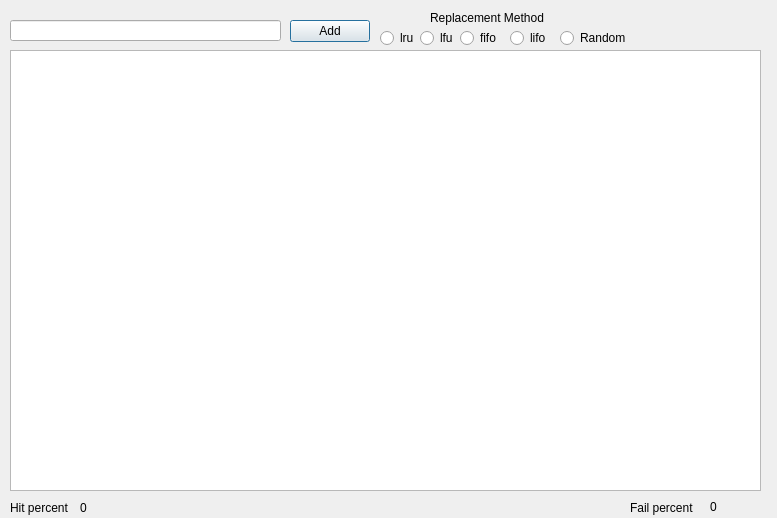
<?xml version="1.0" encoding="UTF-8"?>
<ui version="4.0">
 <class>MainTable</class>
 <widget class="QDialog" name="MainTable">
  <property name="geometry">
   <rect>
    <x>0</x>
    <y>0</y>
    <width>777</width>
    <height>518</height>
   </rect>
  </property>
  <property name="windowTitle">
   <string>Dialog</string>
  </property>
  <widget class="QLineEdit" name="VToInsert">
   <property name="geometry">
    <rect>
     <x>10</x>
     <y>20</y>
     <width>271</width>
     <height>21</height>
    </rect>
   </property>
  </widget>
  <widget class="QPushButton" name="AddVButton">
   <property name="geometry">
    <rect>
     <x>290</x>
     <y>20</y>
     <width>80</width>
     <height>22</height>
    </rect>
   </property>
   <property name="text">
    <string>Add</string>
   </property>
  </widget>
  <widget class="QLabel" name="Text1">
   <property name="geometry">
    <rect>
     <x>10</x>
     <y>500</y>
     <width>81</width>
     <height>16</height>
    </rect>
   </property>
   <property name="text">
    <string>Hit percent</string>
   </property>
  </widget>
  <widget class="QLabel" name="Text2">
   <property name="geometry">
    <rect>
     <x>630</x>
     <y>500</y>
     <width>81</width>
     <height>16</height>
    </rect>
   </property>
   <property name="text">
    <string>Fail percent</string>
   </property>
  </widget>
  <widget class="QLabel" name="HitPercentValue">
   <property name="geometry">
    <rect>
     <x>80</x>
     <y>500</y>
     <width>41</width>
     <height>16</height>
    </rect>
   </property>
   <property name="text">
    <string>0</string>
   </property>
  </widget>
  <widget class="QLabel" name="FailPercentValue">
   <property name="geometry">
    <rect>
     <x>710</x>
     <y>500</y>
     <width>59</width>
     <height>14</height>
    </rect>
   </property>
   <property name="text">
    <string>0</string>
   </property>
  </widget>
  <widget class="QRadioButton" name="LRUMethod">
   <property name="geometry">
    <rect>
     <x>380</x>
     <y>30</y>
     <width>41</width>
     <height>16</height>
    </rect>
   </property>
   <property name="text">
    <string>lru</string>
   </property>
  </widget>
  <widget class="QRadioButton" name="LFUMethod">
   <property name="geometry">
    <rect>
     <x>420</x>
     <y>30</y>
     <width>41</width>
     <height>16</height>
    </rect>
   </property>
   <property name="text">
    <string>lfu</string>
   </property>
  </widget>
  <widget class="QRadioButton" name="FIFOMethod">
   <property name="geometry">
    <rect>
     <x>460</x>
     <y>30</y>
     <width>51</width>
     <height>16</height>
    </rect>
   </property>
   <property name="text">
    <string>fifo</string>
   </property>
  </widget>
  <widget class="QRadioButton" name="LIFOMethod">
   <property name="geometry">
    <rect>
     <x>510</x>
     <y>30</y>
     <width>41</width>
     <height>16</height>
    </rect>
   </property>
   <property name="text">
    <string>lifo</string>
   </property>
  </widget>
  <widget class="QRadioButton" name="radioButton">
   <property name="geometry">
    <rect>
     <x>560</x>
     <y>30</y>
     <width>71</width>
     <height>16</height>
    </rect>
   </property>
   <property name="text">
    <string>Random</string>
   </property>
  </widget>
  <widget class="QTableWidget" name="LiveTable">
   <property name="geometry">
    <rect>
     <x>10</x>
     <y>50</y>
     <width>751</width>
     <height>441</height>
    </rect>
   </property>
  </widget>
  <widget class="QLabel" name="label">
   <property name="geometry">
    <rect>
     <x>430</x>
     <y>10</y>
     <width>211</width>
     <height>16</height>
    </rect>
   </property>
   <property name="text">
    <string>Replacement Method</string>
   </property>
  </widget>
 </widget>
 <resources/>
 <connections/>
</ui>
